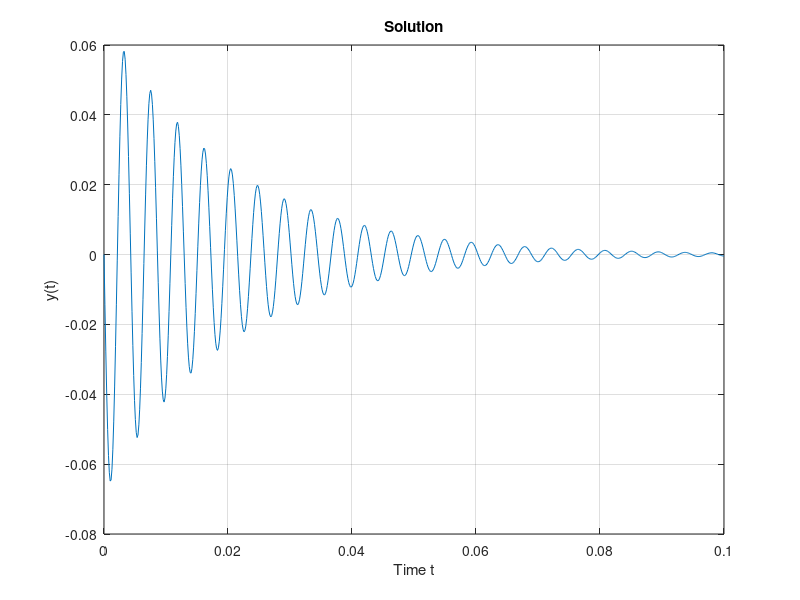

The MATLAB script that drew this image:
%% Purpose of the program: analyze the oscillating RLC circuit proposed for Electrical Engineering 2, L.y'' + R.y' + (1/C).y = 0 

% Circuit's parameters
R = 1;
L = 10e-3;
C = 47e-6;

% Define the ODE function
odefun = @(t, y) [y(2); (-R/L)*y(2) - (1/(L*C))*y(1)];

% Define the time span and the initial conditions
tspan = [0 0.1];               
y0 = [0; -100];                 % Initial conditions: y(0)=0, y'(0)= -100

% Call MATLAB's ODE solver
[t, y] = ode45(odefun, tspan, y0);

plot(t, y(:,1));             % y(:,1) is y(t)
xlabel('Time t');
ylabel('y(t)');
title('Solution');
grid on;
